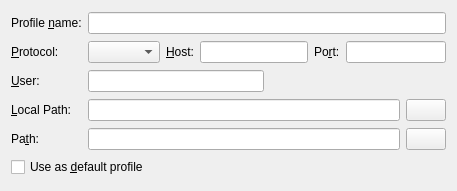
<ui version="4.0" >
 <class>UploadProfileDlg</class>
 <widget class="QWidget" name="UploadProfileDlg" >
  <property name="geometry" >
   <rect>
    <x>0</x>
    <y>0</y>
    <width>457</width>
    <height>191</height>
   </rect>
  </property>
  <layout class="QGridLayout" >
   <item row="0" column="0" >
    <widget class="QLabel" name="textLabel1" >
     <property name="sizePolicy" >
      <sizepolicy vsizetype="Preferred" hsizetype="Maximum" >
       <horstretch>0</horstretch>
       <verstretch>0</verstretch>
      </sizepolicy>
     </property>
     <property name="text" >
      <string>Profile &amp;name:</string>
     </property>
     <property name="wordWrap" >
      <bool>false</bool>
     </property>
     <property name="buddy" >
      <cstring>lineProfileName</cstring>
     </property>
    </widget>
   </item>
   <item row="0" column="1" colspan="2" >
    <widget class="KLineEdit" name="lineProfileName" />
   </item>
   <item row="1" column="0" >
    <widget class="QLabel" name="TextLabel1" >
     <property name="text" >
      <string>&amp;Protocol:</string>
     </property>
     <property name="wordWrap" >
      <bool>false</bool>
     </property>
     <property name="buddy" >
      <cstring>comboProtocol</cstring>
     </property>
    </widget>
   </item>
   <item row="1" column="1" colspan="2" >
    <layout class="QHBoxLayout" >
     <item>
      <widget class="QComboBox" name="comboProtocol" />
     </item>
     <item>
      <widget class="QLabel" name="TextLabel4" >
       <property name="text" >
        <string>&amp;Host:</string>
       </property>
       <property name="wordWrap" >
        <bool>false</bool>
       </property>
       <property name="buddy" >
        <cstring>lineHost</cstring>
       </property>
      </widget>
     </item>
     <item>
      <widget class="QLineEdit" name="lineHost" >
       <property name="sizePolicy" >
        <sizepolicy vsizetype="Fixed" hsizetype="MinimumExpanding" >
         <horstretch>0</horstretch>
         <verstretch>0</verstretch>
        </sizepolicy>
       </property>
      </widget>
     </item>
     <item>
      <widget class="QLabel" name="TextLabel1_2" >
       <property name="text" >
        <string>Po&amp;rt:</string>
       </property>
       <property name="wordWrap" >
        <bool>false</bool>
       </property>
       <property name="buddy" >
        <cstring>port</cstring>
       </property>
      </widget>
     </item>
     <item>
      <widget class="QLineEdit" name="port" >
       <property name="sizePolicy" >
        <sizepolicy vsizetype="Fixed" hsizetype="Maximum" >
         <horstretch>0</horstretch>
         <verstretch>0</verstretch>
        </sizepolicy>
       </property>
      </widget>
     </item>
    </layout>
   </item>
   <item row="2" column="0" >
    <widget class="QLabel" name="TextLabel2" >
     <property name="text" >
      <string>&amp;User:</string>
     </property>
     <property name="wordWrap" >
      <bool>false</bool>
     </property>
     <property name="buddy" >
      <cstring>lineUser</cstring>
     </property>
    </widget>
   </item>
   <item row="2" column="1" >
    <widget class="QLineEdit" name="lineUser" />
   </item>
   <item row="2" column="2" >
    <spacer>
     <property name="orientation" >
      <enum>Qt::Horizontal</enum>
     </property>
     <property name="sizeType" >
      <enum>QSizePolicy::Expanding</enum>
     </property>
     <property name="sizeHint" >
      <size>
       <width>111</width>
       <height>20</height>
      </size>
     </property>
    </spacer>
   </item>
   <item row="3" column="0" >
    <widget class="QLabel" name="TextLabel3_2" >
     <property name="text" >
      <string>&amp;Local Path:</string>
     </property>
     <property name="wordWrap" >
      <bool>false</bool>
     </property>
     <property name="buddy" >
      <cstring>linePath</cstring>
     </property>
    </widget>
   </item>
   <item row="3" column="1" colspan="2" >
    <layout class="QHBoxLayout" >
     <item>
      <widget class="QLineEdit" name="lineLocalPath" />
     </item>
     <item>
      <widget class="QPushButton" name="browseButtonLocal" >
       <property name="sizePolicy" >
        <sizepolicy vsizetype="Fixed" hsizetype="Fixed" >
         <horstretch>0</horstretch>
         <verstretch>0</verstretch>
        </sizepolicy>
       </property>
      </widget>
     </item>
    </layout>
   </item>
   <item row="4" column="0" >
    <widget class="QLabel" name="TextLabel2_2" >
     <property name="text" >
      <string>Pa&amp;th:</string>
     </property>
     <property name="wordWrap" >
      <bool>false</bool>
     </property>
     <property name="buddy" >
      <cstring>linePath</cstring>
     </property>
    </widget>
   </item>
   <item row="4" column="1" colspan="2" >
    <layout class="QHBoxLayout" >
     <item>
      <widget class="QLineEdit" name="linePath" />
     </item>
     <item>
      <widget class="QPushButton" name="browseButton" >
       <property name="sizePolicy" >
        <sizepolicy vsizetype="Fixed" hsizetype="Fixed" >
         <horstretch>0</horstretch>
         <verstretch>0</verstretch>
        </sizepolicy>
       </property>
      </widget>
     </item>
    </layout>
   </item>
   <item row="5" column="0" colspan="3" >
    <widget class="QCheckBox" name="defaultProfile" >
     <property name="text" >
      <string>Use as &amp;default profile</string>
     </property>
    </widget>
   </item>
  </layout>
 </widget>
 <customwidgets>
  <customwidget>
   <class>KLineEdit</class>
   <extends>QLineEdit</extends>
   <header>klineedit.h</header>
  </customwidget>
 </customwidgets>
 <tabstops>
  <tabstop>lineProfileName</tabstop>
  <tabstop>comboProtocol</tabstop>
  <tabstop>lineHost</tabstop>
  <tabstop>port</tabstop>
  <tabstop>lineUser</tabstop>
  <tabstop>linePath</tabstop>
  <tabstop>browseButton</tabstop>
  <tabstop>defaultProfile</tabstop>
 </tabstops>
 <resources/>
 <connections/>
</ui>
